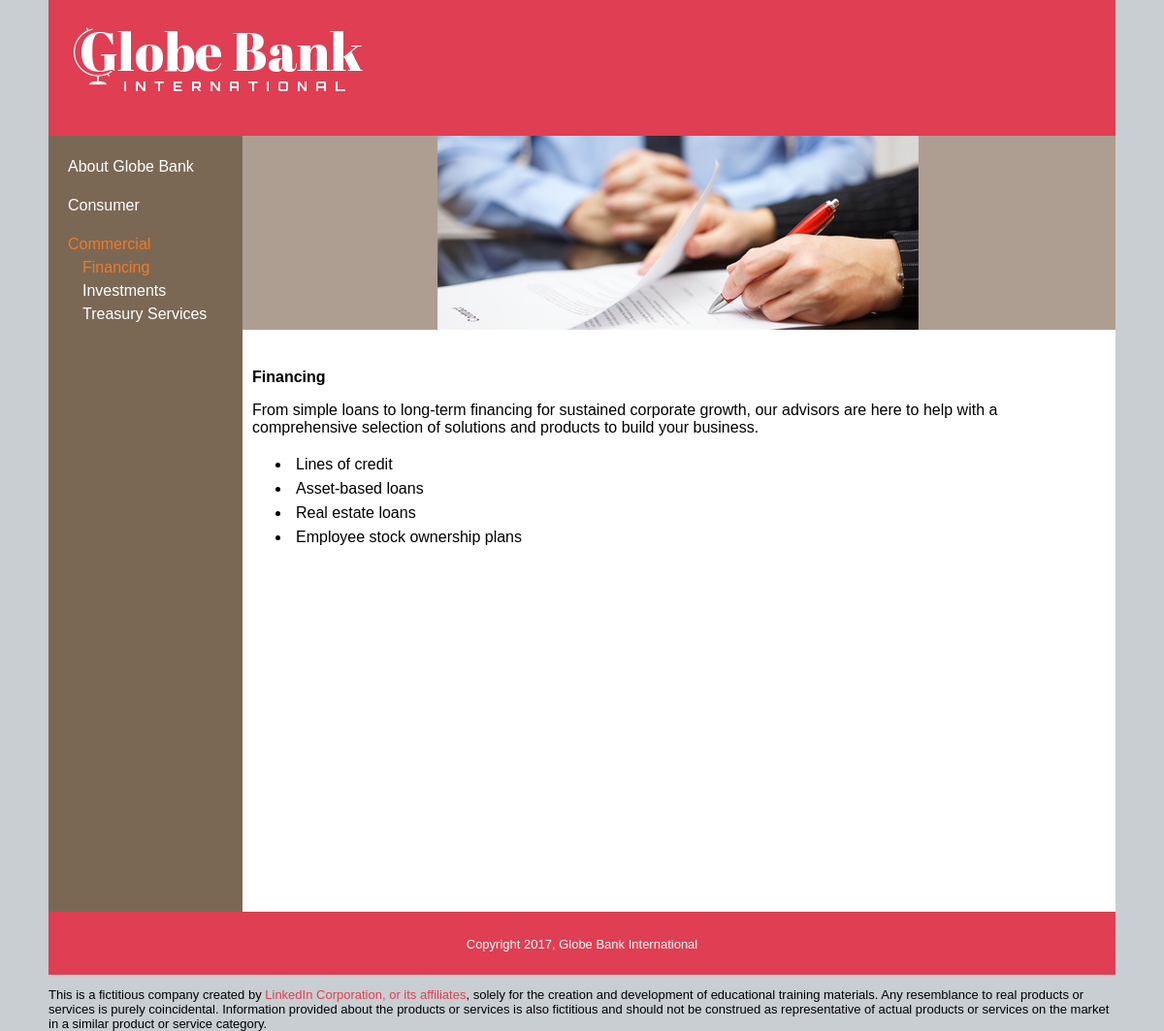
Page /globe_bank/public/index.php?subject_id=5 on the earlier database version.
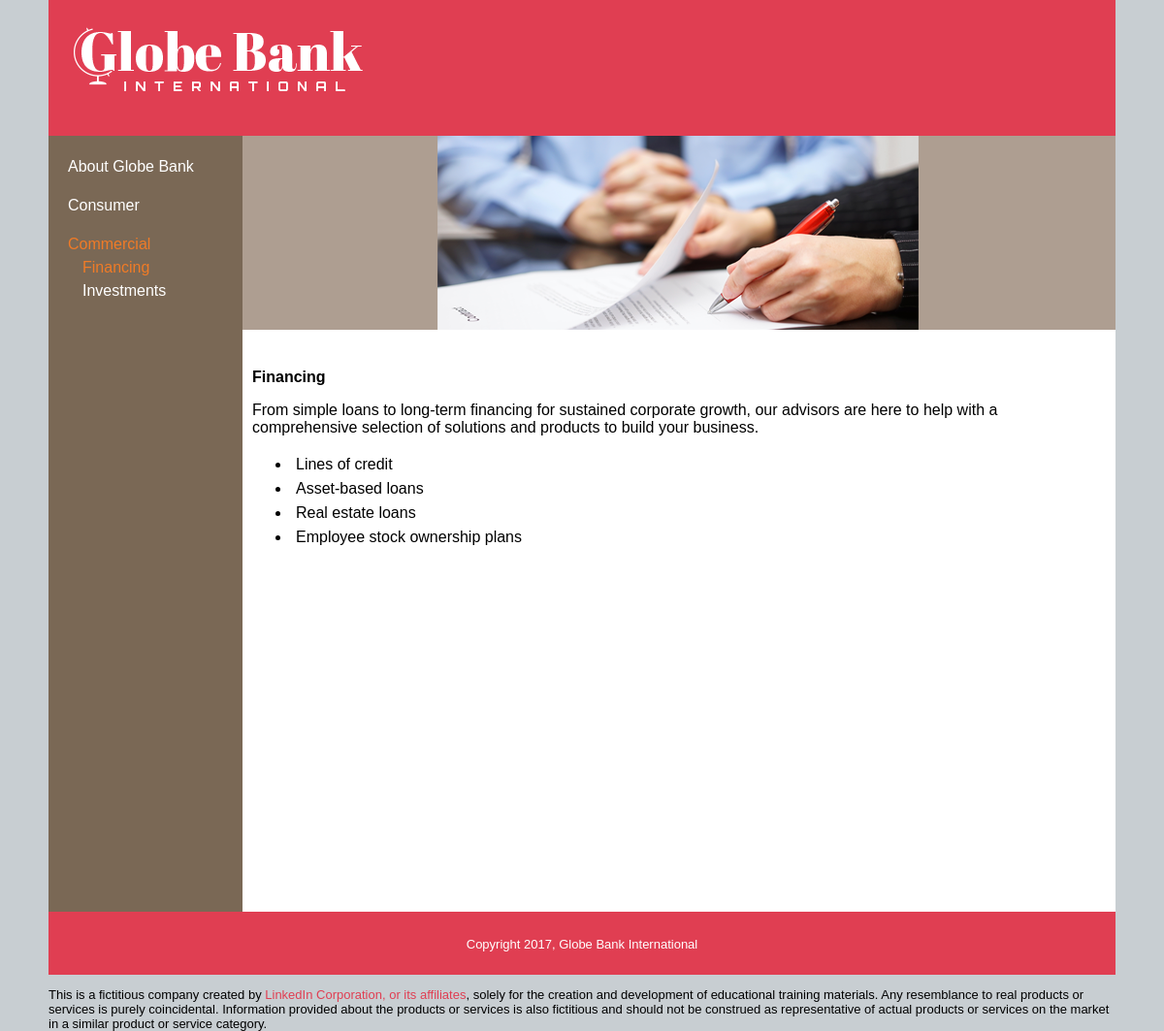
Same page on the later database version.
### tables this page shows
CREATE TABLE `subjects` (
  `id` int(11) NOT NULL AUTO_INCREMENT,
  `menu_name` varchar(255) DEFAULT NULL,
  `position` int(3) DEFAULT NULL,
  `visible` tinyint(1) DEFAULT NULL,
  PRIMARY KEY (`id`)
);

CREATE TABLE `pages` (
  `id` int(11) NOT NULL AUTO_INCREMENT,
  `subject_id` int(11) DEFAULT NULL,
  `menu_name` varchar(255) DEFAULT NULL,
  `position` int(3) DEFAULT NULL,
  `visible` tinyint(1) DEFAULT NULL,
  `content` text,
  PRIMARY KEY (`id`),
  KEY `fk_subject_id` (`subject_id`)
);

### globe_bank/private/functions.php (called while the page is built, shortened)
<?php
function url_for($script_path) {
  if($script_path[0] != '/') {
    $script_path = "/" . $script_path;
  }
  return WWW_ROOT . $script_path;
}
function u($string="") {
  return urlencode($string);
}
function h($string="") {
  return htmlspecialchars($string);
}
?>

### globe_bank/private/query_functions.php (called while the page is built, shortened)
<?php
  function find_all_subjects($options=[]) {
    global $db;
    $visible = $options['visible'] ?? false;
    $sql = "SELECT * FROM subjects ";
    if ($visible) {
      $sql .= "WHERE visible = true ";
    }
    $sql .= "ORDER BY position ASC";
    $result = mysqli_query($db, $sql);
    return $result;
  }
  function find_subject_by_id($id, $options=[]) {
    global $db;
    $visible = $options['visible'] ?? false;
    $sql = "SELECT * FROM subjects ";
    $sql .= "WHERE id='" . db_escape($db, $id) . "' ";
    if ($visible) {
      $sql .= "AND visible = true ";
    }
    $result = mysqli_query($db, $sql);
    $subject = mysqli_fetch_assoc($result);
    return $subject;
  }
  function find_pages_by_subject_id($subject_id, $options=[]) {
    global $db;
    $visible = $options['visible'] ?? false;
    $sql = "SELECT * FROM pages ";
    $sql .= "WHERE subject_id='" . db_escape($db, $subject_id) . "' ";
    if($visible) {
      $sql .= "AND visible = true ";
    }
    $sql .= "ORDER BY position ASC";
    $result = mysqli_query($db, $sql);
    return $result;
  }
?>

### globe_bank/private/database.php (called while the page is built, shortened)
<?php
  function db_escape($connection, $string) {
    return mysqli_real_escape_string($connection, $string);
  }
?>

### globe_bank/public/index.php (the view, shortened to what this page needs)
<?php require_once('../private/initialize.php'); ?>
<?php
	$preview = false;
	$visible = !$preview;
	if(isset($_GET['id'])) {
		$page_id = $_GET['id'];
		$page = find_page_by_id($page_id, ['visible' => $visible]);
		if(!$page) {
			redirect_to(url_for('/index.php'));
		}
		$subject_id = $page['subject_id'];
		$subject = find_subject_by_id($subject_id, ['visible' => $visible]);
		if(!$subject) {
			redirect_to(url_for('/index.php'));
		}
	} else if(isset($_GET['subject_id'])) {
		$subject_id = $_GET['subject_id'];
		$pages = find_pages_by_subject_id($subject_id, ['visible' => $visible]);
		$page = mysqli_fetch_assoc($pages);
		$page_id = $page['id'];
	} else {
	}
?>
<?php include(SHARED_PATH . '/public_header.php'); ?>
	<div id="main">
		<?php include(SHARED_PATH . '/public_navigation.php'); ?>
  		<div id="page">
  			<?php
  				if(isset($page)) {
  					$allowed_tags = '<div><img><h1><h2><p><br><strong><em><ul><li>';
  					echo strip_tags($page['content'], $allowed_tags);
  				} else {
	  				include(SHARED_PATH . '/static_homepage.php');
  				}
  			?>
  		</div>
	</div>
<?php include(SHARED_PATH . '/public_footer.php'); ?>

### globe_bank/private/shared/public_header.php (shortened to what this page needs)
<!doctype html>
<html lang="en">
  <head>
    <link rel="stylesheet" media="all" href="<?php echo url_for('/stylesheets/public.css'); ?>" />
  </head>
  <body>
    <header>
      <h1>
        <a href="<?php echo url_for('/index.php'); ?>">
          <img src="<?php echo url_for('/images/gbi_logo.png'); ?>" width="298" height="71" alt="" />
        </a>
      </h1>
    </header>

### globe_bank/private/shared/public_navigation.php (shortened to what this page needs)
<?php
	$page_id = $page_id ?? '';
	$subject_id = $subject_id ?? '';
	$visible = $visible ?? true;
?>
<navigation>
	<?php $nav_subjects = find_all_subjects(['visible' => $visible]); ?>
	<ul class="subjects">
		<?php while($nav_subject = mysqli_fetch_assoc($nav_subjects)) { ?>
			<li class="<?php if($nav_subject['id'] == $subject_id) {echo 'selected'; }?>">
				<a href="<?php echo url_for('index.php?subject_id=' . h(u($nav_subject['id']))); ?>">
					<?php echo h($nav_subject['menu_name']); ?>
				</a>
				<?php if($nav_subject['id'] == $subject_id) { ?>
					<?php $nav_pages = find_pages_by_subject_id($nav_subject['id'], ['visible' => $visible]); ?>
					<ul class="pages" >
						<?php while($nav_page = mysqli_fetch_assoc($nav_pages)) { ?>
							<li class="<?php if($nav_page['id'] == $page_id) { echo 'selected'; } ?>">
								<a href="<?php echo url_for('index.php?id=' . h(u($nav_page['id']))); ?>">
									<?php echo h($nav_page['menu_name']); ?>
								</a>
							</li>
						<?php }  ?>
					</ul>
				<?php } ?>
			</li>
		<?php }   ?>
	</ul>
</navigation>

### globe_bank/private/shared/public_footer.php (shortened to what this page needs)
  <footer>
    <p>Copyright <?php echo date('Y'); ?>, Globe Bank International </p>
  </footer>
  <p>This is a fictitious company created by <a href="http://linkedin.com">LinkedIn Corporation, or its affiliates</a>, solely for the creation and development of educational training materials. Any resemblance to real products or services is purely coincidental. Information provided about the products or services is also fictitious and should not be construed as representative of actual products or services on the market in a similar product or service category.</p>
  </body>
</html>

### globe_bank/public/stylesheets/public.css (style rules this page uses)
html { height: 100%; width: 100%; }
body { width: 1100px; height: 100%; margin: auto; border: 0; font-family: Verdana, Arial, Helvetica, sans-serif; font-size: 13px; line-height: 15px; background: #c8ced2; }
header { height: 140px; width: 1100px; margin: 0; padding: 0; text-align: left; background: #e03e52; color: #FFFFFF; }
header h1 { padding: 1em; margin: 0; }
#main { width: 1100px; height: 100%; min-height: 800px; margin: 0; padding: 0; background: #c8ced2; }
footer { clear: both; height: 3em; margin: 0; padding: 1em; text-align: center; background: #e03e52; color: #FFFFFF; }
navigation { float: left; width: 200px; height: 100%; background: #7a6855; }
navigation a { color: #FFFFFF; text-decoration: none; }
a { color: #E03E52; text-decoration: none }
ul.subjects { margin-top: 20px; margin-left: 20px; padding: 0; list-style: none; }
ul.subjects > li { margin-bottom: 1em; }
ul.pages { margin-left: 15px; padding: 0; list-style: none; font-weight: normal; }
.selected > a { color: #f07b27; font-style: normal; }
navigation li { font-size: 16px; line-height: 1.5em; }
#hero-image { float: left; margin-bottom: 40px; padding: 0; height: 200px; width: 900px; }
#page { float: right; width: 900px; height: 100%; padding-left: 0; vertical-align: top; background: #ffffff; }
#page h1 { font-size: 16px; color: #000000; line-height: normal; }
#page p { font-family: "Gill Sans", "Gill Sans MT", "Myriad Pro", "DejaVu Sans Condensed", Helvetica, Arial, "sans-serif" font-size: 12px; color: #000000; padding: 0px; line-height: normal; }
#content { margin-top: 0px; margin-left: 10px; margin-right: 10px; }
#content p { font-size: 16px; line-height: normal; }
#content li { padding: 5px; font-size: 16px; }

Differences in the rows shown:
changed subjects "Commercial": loses pages (menu_name "Treasury Services")
